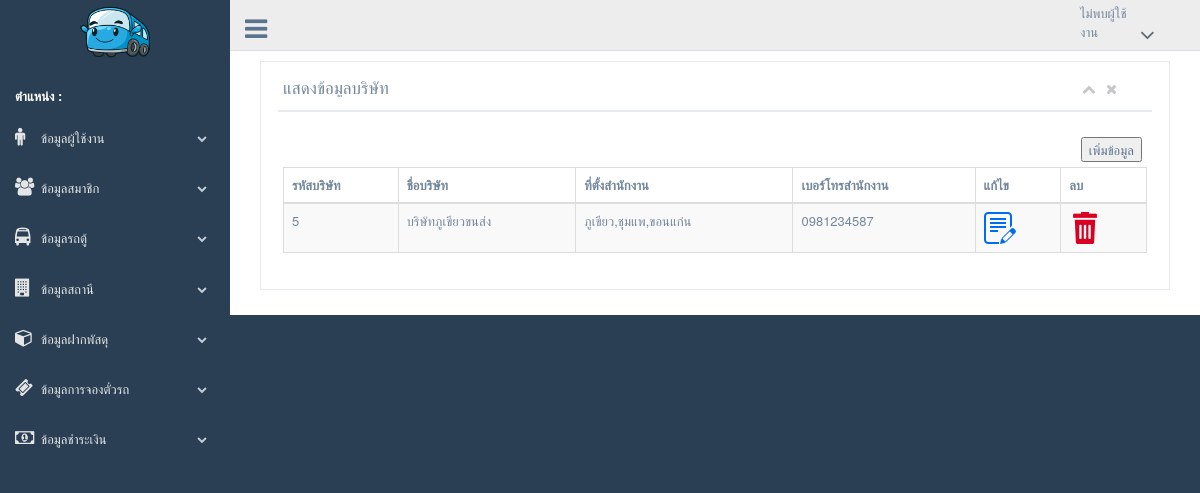
Screenshot of /backend/admin/show_company.php with the database file from the repository.
### tables this page shows
CREATE TABLE `tb_company` (
  `company_id` int(11) NOT NULL,
  `company_name` varchar(20) NOT NULL,
  `company_add` text NOT NULL,
  `company_tel` char(10) NOT NULL
);

### class_conn.php (called while the page is built, shortened)
<?php
class class_conn{
public $db_server = "localhost";
public $db_username = "root";
public $db_password = "0852009988";
public $db_database = "db_vantickets2";
public function select_base($sql){
$db_server = $this->db_server;
$db_username = $this->db_username;
$db_password = $this->db_password;
$db_database = $this->db_database;
$con = mysqli_connect($db_server,$db_username,$db_password,$db_database);
mysqli_set_charset($con,"utf8");
$result = mysqli_query($con,$sql);
return $result;
}
}
?>

### backend/admin/show_company.php (the view)
<?php include('header.php'); ?>
<div class="right_col" role="main">
    <div class="col-md-12 col-sm-12 col-xs-12">
        <div class="x_panel">
            <div class="x_title">
                <h2>แสดงข้อมูลบริษัท </h2>
                <ul class="nav navbar-right panel_toolbox">
                    <li><a class="collapse-link"><i class="fa fa-chevron-up"></i></a>
                    </li>
                    <li><a class="close-link"><i class="fa fa-close"></i></a>
                    </li>
                </ul>
                <div class="clearfix"></div>
            </div>
            <div class="x_content">
                <p class="text-muted font-13 m-b-30">
                <div align="right">
                    <a href="insert_company.php">
                        <button>เพิ่มข้อมูล</button>
                    </a>
                </div>
                <table id="datatable-buttons" class="table table-striped table-bordered">
                    <thead>
                        <tr>
                            <th>รหัสบริษัท</th>
                            <th>ชื่อบริษัท</th>
                            <th>ที่ตั้งสำนักงาน</th>
                            <th>เบอร์โทรสำนักงาน</th>
                            <th>แก้ไข</th>
                            <th>ลบ</th>
                        </tr>
                    </thead>
                    <tbody>
                        <?php
                        $sql = " select * from tb_company";
                        $result = $cls_conn->select_base($sql);
                        while ($row = mysqli_fetch_array($result)) {
                        ?>
                            <tr>
                                <td>
                                    <?= $row['company_id']; ?>
                                </td>
                                <td>
                                    <?= $row['company_name']; ?>
                                </td>
                                <td>
                                    <?= $row['company_add']; ?>
                                </td>
                                <td>
                                    <?= $row['company_tel']; ?>
                                </td>
                                <td>
                                    <a href="update_company.php?id=<?= $row['company_id']; ?>" onclick="return confirm('คุณต้องการแก้ไขหรือไม่?')"><img src="../../image/edit.png" /></a>
                                </td>
                                <td>
                                    <a href="delete_company.php?id=<?= $row['company_id']; ?>" onclick="return confirm('คุณต้องการลบหรือไม่?')"><img src="../../image/delete.png" /></a>
                                </td>
                            </tr>
                        <?php
                        }
                        ?>
                    </tbody>
                </table>
            </div>
        </div>
    </div>
</div>
<?php include('footer.php'); ?>

### rows the page displays
tb_company: company_id "5", company_name "บริษัทภูเขียวขนส่ง", company_add "ภูเขียว,ชุมแพ,ขอนแก่น", company_tel "0981234587"
